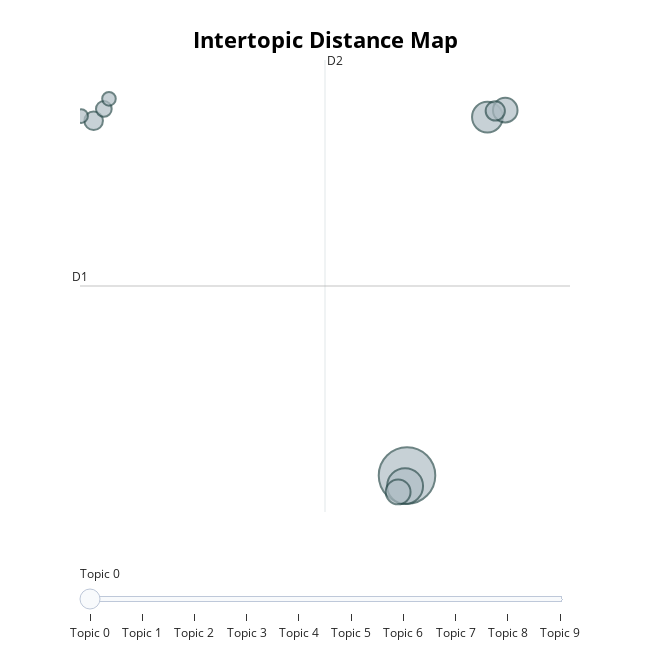

Here is the notebook cell this chart was saved with:
### Markdown cell above
## 结果可视化

### Code cell
topic_model.visualize_topics()

### Figure 1 — Plotly figure (JSON) as saved in the notebook; plotly's stock layout.template omitted (floating-point values rounded to 4 significant figures)
{"data": [{"customdata": [[0, "道路 | 望京 | 建议 | 交通 | 地区", 260], [1, "小区 | 改造 | 居民 | 业主 | 领导", 105], [2, "退费 | 退款 | 公司 | 报名 | 北京", 77], [3, "影响 | 噪音 | 居民 | 扰民 | 严重", 50], [4, "孩子 | 小学 | 学校 | 家长 | 政策", 49], [5, "朝阳区 | 公司 | 注册 | 市场 | 落户", 30], [6, "车位 | 停车 | 固定 | 车辆 | 居委会", 28], [7, "充电 | 电动车 | 安装 | 新能源 | 社区", 20], [8, "检测 | 核酸 | 防疫 | 市民 | 采样", 15], [9, "公园 | 健身 | 活动 | 场所 | 开放", 15]], "hovertemplate": "<b>Topic %{customdata[0]}</b><br>Words: %{customdata[1]}<br>Size: %{customdata[2]}", "legendgroup": "", "marker": {"color": "#B0BEC5", "line": {"color": "DarkSlateGrey", "width": 2}, "size": [260, 105, 77, 50, 49, 30, 28, 20, 15, 15], "sizemode": "area", "sizeref": 0.1625, "symbol": "circle"}, "mode": "markers", "name": "", "orientation": "v", "showlegend": false, "type": "scatter", "x": [15.92, 15.83, 19.76, 15.5, 20.61, 20.14, 0.96, 1.446, 0.3625, 1.691], "xaxis": "x", "y": [-6.393, -6.971, 13.09, -7.286, 13.47, 13.42, 12.89, 13.53, 13.14, 14.08], "yaxis": "y"}], "layout": {"annotations": [{"showarrow": false, "text": "D1", "x": 0.3081, "y": 3.907, "yshift": 10}, {"showarrow": false, "text": "D2", "x": 12.01, "xshift": 10, "y": 16.19}], "height": 650, "hoverlabel": {"bgcolor": "white", "font": {"family": "Rockwell", "size": 16}}, "legend": {"itemsizing": "constant", "tracegroupgap": 0}, "margin": {"t": 60}, "shapes": [{"line": {"color": "#CFD8DC", "width": 2}, "type": "line", "x0": 12.01, "x1": 12.01, "y0": -8.379, "y1": 16.19}, {"line": {"color": "#9E9E9E", "width": 2}, "type": "line", "x0": 0.3081, "x1": 23.7, "y0": 3.907, "y1": 3.907}], "sliders": [{"active": 0, "pad": {"t": 50}, "steps": [{"args": [{"marker.color": [["red", "#B0BEC5", "#B0BEC5", "#B0BEC5", "#B0BEC5", "#B0BEC5", "#B0BEC5", "#B0BEC5", "#B0BEC5", "#B0BEC5"]]}], "label": "Topic 0", "method": "update"}, {"args": [{"marker.color": [["#B0BEC5", "red", "#B0BEC5", "#B0BEC5", "#B0BEC5", "#B0BEC5", "#B0BEC5", "#B0BEC5", "#B0BEC5", "#B0BEC5"]]}], "label": "Topic 1", "method": "update"}, {"args": [{"marker.color": [["#B0BEC5", "#B0BEC5", "red", "#B0BEC5", "#B0BEC5", "#B0BEC5", "#B0BEC5", "#B0BEC5", "#B0BEC5", "#B0BEC5"]]}], "label": "Topic 2", "method": "update"}, {"args": [{"marker.color": [["#B0BEC5", "#B0BEC5", "#B0BEC5", "red", "#B0BEC5", "#B0BEC5", "#B0BEC5", "#B0BEC5", "#B0BEC5", "#B0BEC5"]]}], "label": "Topic 3", "method": "update"}, {"args": [{"marker.color": [["#B0BEC5", "#B0BEC5", "#B0BEC5", "#B0BEC5", "red", "#B0BEC5", "#B0BEC5", "#B0BEC5", "#B0BEC5", "#B0BEC5"]]}], "label": "Topic 4", "method": "update"}, {"args": [{"marker.color": [["#B0BEC5", "#B0BEC5", "#B0BEC5", "#B0BEC5", "#B0BEC5", "red", "#B0BEC5", "#B0BEC5", "#B0BEC5", "#B0BEC5"]]}], "label": "Topic 5", "method": "update"}, {"args": [{"marker.color": [["#B0BEC5", "#B0BEC5", "#B0BEC5", "#B0BEC5", "#B0BEC5", "#B0BEC5", "red", "#B0BEC5", "#B0BEC5", "#B0BEC5"]]}], "label": "Topic 6", "method": "update"}, {"args": [{"marker.color": [["#B0BEC5", "#B0BEC5", "#B0BEC5", "#B0BEC5", "#B0BEC5", "#B0BEC5", "#B0BEC5", "red", "#B0BEC5", "#B0BEC5"]]}], "label": "Topic 7", "method": "update"}, {"args": [{"marker.color": [["#B0BEC5", "#B0BEC5", "#B0BEC5", "#B0BEC5", "#B0BEC5", "#B0BEC5", "#B0BEC5", "#B0BEC5", "red", "#B0BEC5"]]}], "label": "Topic 8", "method": "update"}, {"args": [{"marker.color": [["#B0BEC5", "#B0BEC5", "#B0BEC5", "#B0BEC5", "#B0BEC5", "#B0BEC5", "#B0BEC5", "#B0BEC5", "#B0BEC5", "red"]]}], "label": "Topic 9", "method": "update"}]}], "title": {"font": {"color": "Black", "size": 22}, "text": "<b>Intertopic Distance Map", "x": 0.5, "xanchor": "center", "y": 0.95, "yanchor": "top"}, "width": 650, "xaxis": {"anchor": "y", "domain": [0, 1], "range": [0.3081, 23.7], "title": {"text": ""}, "visible": false}, "yaxis": {"anchor": "x", "domain": [0, 1], "range": [-8.379, 16.19], "title": {"text": ""}, "visible": false}}}
